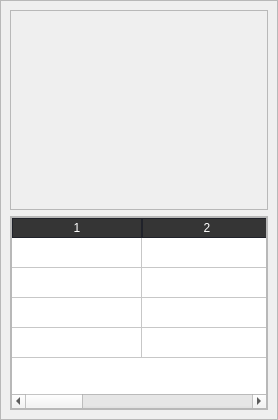
         <widget class="QWidget" name="Page_Log">
          <layout class="QHBoxLayout" name="horizontalLayout_6">
           <property name="spacing">
            <number>0</number>
           </property>
           <property name="leftMargin">
            <number>0</number>
           </property>
           <property name="topMargin">
            <number>0</number>
           </property>
           <property name="rightMargin">
            <number>0</number>
           </property>
           <property name="bottomMargin">
            <number>0</number>
           </property>
           <item>
            <widget class="QFrame" name="frame_9">
             <property name="frameShape">
              <enum>QFrame::StyledPanel</enum>
             </property>
             <property name="frameShadow">
              <enum>QFrame::Raised</enum>
             </property>
             <layout class="QVBoxLayout" name="verticalLayout_3">
              <item>
               <widget class="QFrame" name="frame_10">
                <property name="minimumSize">
                 <size>
                  <width>0</width>
                  <height>200</height>
                 </size>
                </property>
                <property name="styleSheet">
                 <string notr="true"/>
                </property>
                <property name="frameShape">
                 <enum>QFrame::StyledPanel</enum>
                </property>
                <property name="frameShadow">
                 <enum>QFrame::Raised</enum>
                </property>
               </widget>
              </item>
              <item>
               <widget class="QFrame" name="frame_11">
                <property name="frameShape">
                 <enum>QFrame::StyledPanel</enum>
                </property>
                <property name="frameShadow">
                 <enum>QFrame::Raised</enum>
                </property>
                <layout class="QVBoxLayout" name="verticalLayout_5">
                 <property name="spacing">
                  <number>0</number>
                 </property>
                 <property name="leftMargin">
                  <number>0</number>
                 </property>
                 <property name="topMargin">
                  <number>0</number>
                 </property>
                 <property name="rightMargin">
                  <number>0</number>
                 </property>
                 <property name="bottomMargin">
                  <number>0</number>
                 </property>
                 <item>
                  <widget class="QTableWidget" name="tableWidget">
                   <property name="styleSheet">
                    <string notr="true">QHeaderView::section:horizontal
{
    border: 1px solid rgb(32, 34, 42);
	background-color:rgb(53, 53, 53);
	color: rgb(255, 255, 255);
}

 QScrollBar:vertical {
	border: none;
    background: rgb(52, 59, 72);
    width: 14px;
	border-radius: 0px;
 }</string>
                   </property>
                   <property name="showGrid">
                    <bool>true</bool>
                   </property>
                   <attribute name="horizontalHeaderCascadingSectionResizes">
                    <bool>false</bool>
                   </attribute>
                   <attribute name="horizontalHeaderDefaultSectionSize">
                    <number>130</number>
                   </attribute>
                   <attribute name="horizontalHeaderMinimumSectionSize">
                    <number>50</number>
                   </attribute>
                   <attribute name="horizontalHeaderShowSortIndicator" stdset="0">
                    <bool>false</bool>
                   </attribute>
                   <attribute name="horizontalHeaderStretchLastSection">
                    <bool>true</bool>
                   </attribute>
                   <attribute name="verticalHeaderVisible">
                    <bool>false</bool>
                   </attribute>
                   <row>
                    <property name="text">
                     <string>1</string>
                    </property>
                   </row>
                   <row>
                    <property name="text">
                     <string>2</string>
                    </property>
                   </row>
                   <row>
                    <property name="text">
                     <string>3</string>
                    </property>
                   </row>
                   <row>
                    <property name="text">
                     <string>4</string>
                    </property>
                   </row>
                   <column>
                    <property name="text">
                     <string>1</string>
                    </property>
                   </column>
                   <column>
                    <property name="text">
                     <string>2</string>
                    </property>
                   </column>
                   <column>
                    <property name="text">
                     <string>3</string>
                    </property>
                   </column>
                   <column>
                    <property name="text">
                     <string>4</string>
                    </property>
                   </column>
                  </widget>
                 </item>
                </layout>
               </widget>
              </item>
             </layout>
            </widget>
           </item>
          </layout>
         </widget>
